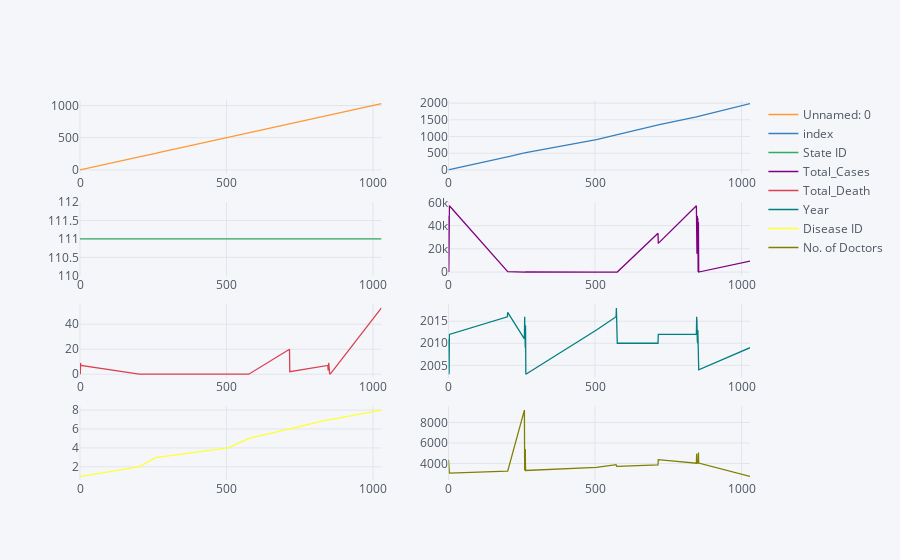
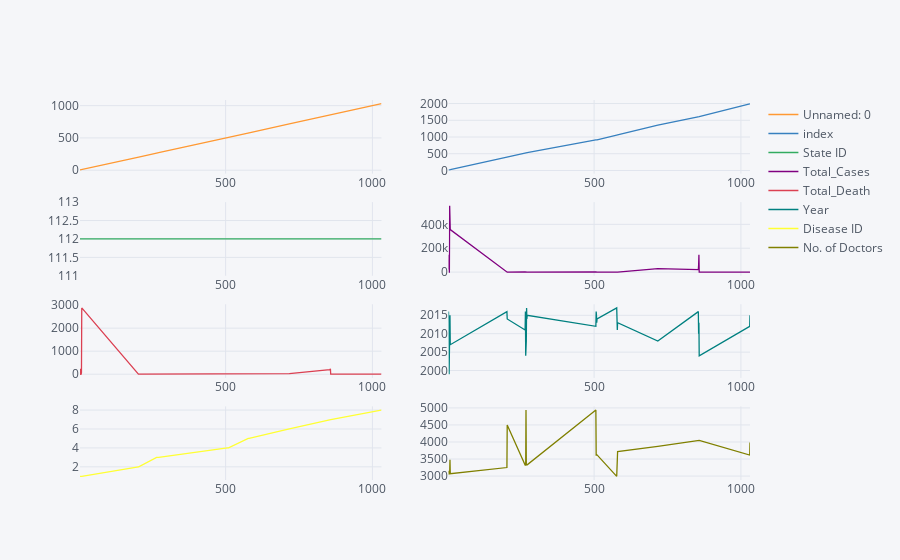
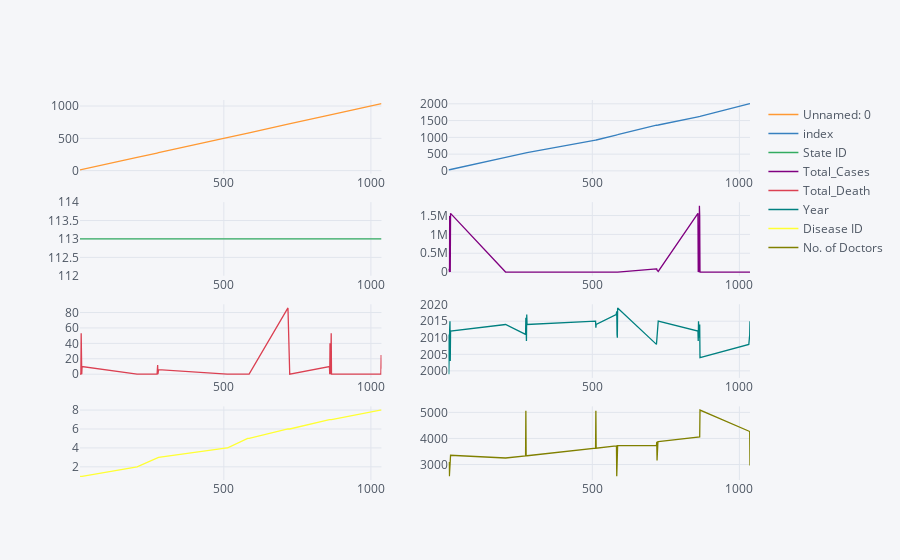
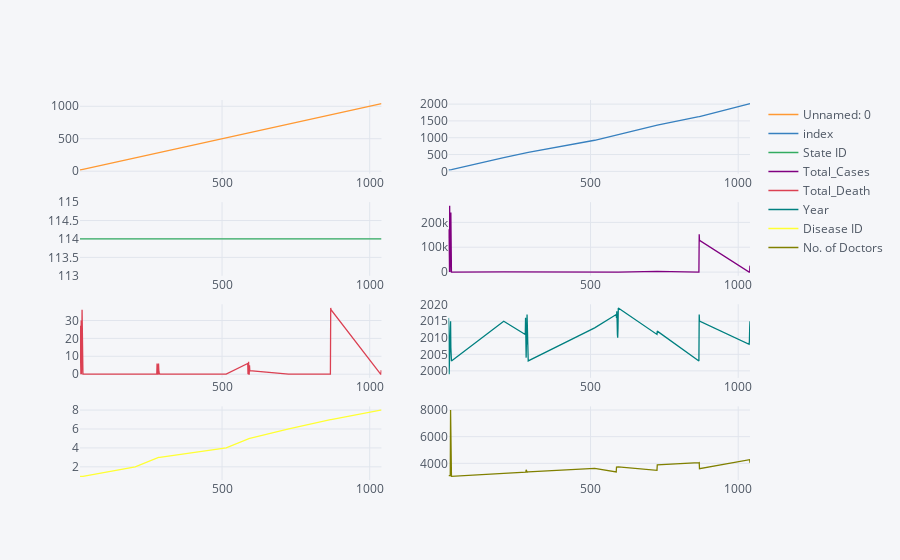

Notebook source saved alongside these figures, in order:
### Code cell
# df['States'].unique()
for state in df['State ID'].unique():
    
    df[df['State ID'] == state].iplot(kind='line',subplots=True)

### Figure 1 — Plotly figure (JSON) as saved in the notebook; plotly's stock layout.template omitted (floating-point values rounded to 4 significant figures)
{"data": [{"line": {"color": "rgba(255, 153, 51, 1.0)", "dash": "solid", "shape": "linear", "width": 1.3}, "mode": "lines", "name": "Unnamed: 0", "text": "", "type": "scatter", "uid": "ae5f58cd-4422-41cc-946e-b8526382158f", "x": [0, 1, 2, 3, 201, 202, 259, 260, 261, 262, 263, 264, 505, 572, 573, 574, 575, 576, 715, 716, 846, 847, 848, 849, 850, 851, 852, 853, 854, 1029], "xaxis": "x", "y": [0, 1, 2, 3, 201, 202, 259, 260, 261, 262, 263, 264, 505, 572, 573, 574, 575, 576, 715, 716, 846, 847, 848, 849, 850, 851, 852, 853, 854, 1029], "yaxis": "y"}, {"line": {"color": "rgba(55, 128, 191, 1.0)", "dash": "solid", "shape": "linear", "width": 1.3}, "mode": "lines", "name": "index", "text": "", "type": "scatter", "uid": "76bc8896-8ac4-4db9-992b-b80e05a46f95", "x": [0, 1, 2, 3, 201, 202, 259, 260, 261, 262, 263, 264, 505, 572, 573, 574, 575, 576, 715, 716, 846, 847, 848, 849, 850, 851, 852, 853, 854, 1029], "xaxis": "x2", "y": [0, 4, 12, 13, 393, 394, 508, 509, 510, 514, 518, 521, 910, 1051, 1052, 1053, 1054, 1055, 1347, 1349, 1586, 1588, 1589, 1590, 1591, 1592, 1595, 1596, 1597, 1982], "yaxis": "y2"}, {"line": {"color": "rgba(50, 171, 96, 1.0)", "dash": "solid", "shape": "linear", "width": 1.3}, "mode": "lines", "name": "State ID", "text": "", "type": "scatter", "uid": "f6633314-d801-4e60-9b24-50adc68f85b8", "x": [0, 1, 2, 3, 201, 202, 259, 260, 261, 262, 263, 264, 505, 572, 573, 574, 575, 576, 715, 716, 846, 847, 848, 849, 850, 851, 852, 853, 854, 1029], "xaxis": "x3", "y": [111, 111, 111, 111, 111, 111, 111, 111, 111, 111, 111, 111, 111, 111, 111, 111, 111, 111, 111, 111, 111, 111, 111, 111, 111, 111, 111, 111, 111, 111], "yaxis": "y3"}, {"line": {"color": "rgba(128, 0, 128, 1.0)", "dash": "solid", "shape": "linear", "width": 1.3}, "mode": "lines", "name": "Total_Cases", "text": "", "type": "scatter", "uid": "3dceaa68-c5eb-4865-a235-58fd91ca975d", "x": [0, 1, 2, 3, 201, 202, 259, 260, 261, 262, 263, 264, 505, 572, 573, 574, 575, 576, 715, 716, 846, 847, 848, 849, 850, 851, 852, 853, 854, 1029], "xaxis": "x4", "y": [48602, 0, 25978, 57088, 202, 400, 32, 0, 45, 0, 0, 205, 8, 0, 0, 0, 0, 0, 33393, 24699, 57088, 19537, 15840, 48602, 35804, 46643, 0, 43021, 0, 9457], "yaxis": "y4"}, {"line": {"color": "rgba(219, 64, 82, 1.0)", "dash": "solid", "shape": "linear", "width": 1.3}, "mode": "lines", "name": "Total_Death", "text": "", "type": "scatter", "uid": "952154e5-55c6-4a98-9bcf-a2bdbcfe908e", "x": [0, 1, 2, 3, 201, 202, 259, 260, 261, 262, 263, 264, 505, 572, 573, 574, 575, 576, 715, 716, 846, 847, 848, 849, 850, 851, 852, 853, 854, 1029], "xaxis": "x5", "y": [9, 0, 9, 7, 0, 0, 0, 0, 0, 0, 0, 0, 0, 0, 0, 0, 0, 0, 20, 2, 7, 3, 7, 9, 4, 4, 0, 1, 0, 53], "yaxis": "y5"}, {"line": {"color": "rgba(0, 128, 128, 1.0)", "dash": "solid", "shape": "linear", "width": 1.3}, "mode": "lines", "name": "Year", "text": "", "type": "scatter", "uid": "7ade2bb2-9d32-4c3c-978e-f4160dd9b923", "x": [0, 1, 2, 3, 201, 202, 259, 260, 261, 262, 263, 264, 505, 572, 573, 574, 575, 576, 715, 716, 846, 847, 848, 849, 850, 851, 852, 853, 854, 1029], "xaxis": "x6", "y": [2011, 2004, 2003, 2012, 2016, 2017, 2011, 2016, 2013, 2009, 2014, 2003, 2013, 2016, 2018, 2015, 2011, 2010, 2010, 2012, 2012, 2016, 2015, 2011, 2010, 2013, 2007, 2008, 2004, 2009], "yaxis": "y6"}, {"line": {"color": "rgba(255, 255, 51, 1.0)", "dash": "solid", "shape": "linear", "width": 1.3}, "mode": "lines", "name": "Disease ID", "text": "", "type": "scatter", "uid": "474452af-f474-42ca-9d70-801f6d5b1e3d", "x": [0, 1, 2, 3, 201, 202, 259, 260, 261, 262, 263, 264, 505, 572, 573, 574, 575, 576, 715, 716, 846, 847, 848, 849, 850, 851, 852, 853, 854, 1029], "xaxis": "x7", "y": [1, 1, 1, 1, 2, 2, 3, 3, 3, 3, 3, 3, 4, 5, 5, 5, 5, 5, 6, 6, 7, 7, 7, 7, 7, 7, 7, 7, 7, 8], "yaxis": "y7"}, {"line": {"color": "rgba(128, 128, 0, 1.0)", "dash": "solid", "shape": "linear", "width": 1.3}, "mode": "lines", "name": "No. of Doctors", "text": "", "type": "scatter", "uid": "cd5fb15f-02b9-455b-a91c-ab94c39a84b7", "x": [0, 1, 2, 3, 201, 202, 259, 260, 261, 262, 263, 264, 505, 572, 573, 574, 575, 576, 715, 716, 846, 847, 848, 849, 850, 851, 852, 853, 854, 1029], "xaxis": "x8", "y": [4370, 3059.0, 3727, 3060.0, 3247.0, 3249.0, 9218, 3315.0, 3317.0, 5415, 3318.0, 3320.0, 3616.0, 3882, 3705.0, 3707.0, 3708.0, 3710.0, 3867.0, 4370, 4027.0, 4938, 4028.0, 4030.0, 4032.0, 4034.0, 4036.0, 5064, 4038.0, 2748], "yaxis": "y8"}], "layout": {"legend": {"bgcolor": "#F5F6F9", "font": {"color": "#4D5663"}}, "paper_bgcolor": "#F5F6F9", "plot_bgcolor": "#F5F6F9", "title": {"font": {"color": "#4D5663"}}, "xaxis": {"anchor": "y", "domain": [0, 0.45], "gridcolor": "#E1E5ED", "showgrid": true, "tickfont": {"color": "#4D5663"}, "title": {"font": {"color": "#4D5663"}, "text": ""}, "zerolinecolor": "#E1E5ED"}, "xaxis2": {"anchor": "y2", "domain": [0.55, 1], "gridcolor": "#E1E5ED", "showgrid": true, "tickfont": {"color": "#4D5663"}, "title": {"font": {"color": "#4D5663"}, "text": ""}, "zerolinecolor": "#E1E5ED"}, "xaxis3": {"anchor": "y3", "domain": [0, 0.45], "gridcolor": "#E1E5ED", "showgrid": true, "tickfont": {"color": "#4D5663"}, "title": {"font": {"color": "#4D5663"}, "text": ""}, "zerolinecolor": "#E1E5ED"}, "xaxis4": {"anchor": "y4", "domain": [0.55, 1], "gridcolor": "#E1E5ED", "showgrid": true, "tickfont": {"color": "#4D5663"}, "title": {"font": {"color": "#4D5663"}, "text": ""}, "zerolinecolor": "#E1E5ED"}, "xaxis5": {"anchor": "y5", "domain": [0, 0.45], "gridcolor": "#E1E5ED", "showgrid": true, "tickfont": {"color": "#4D5663"}, "title": {"font": {"color": "#4D5663"}, "text": ""}, "zerolinecolor": "#E1E5ED"}, "xaxis6": {"anchor": "y6", "domain": [0.55, 1], "gridcolor": "#E1E5ED", "showgrid": true, "tickfont": {"color": "#4D5663"}, "title": {"font": {"color": "#4D5663"}, "text": ""}, "zerolinecolor": "#E1E5ED"}, "xaxis7": {"anchor": "y7", "domain": [0, 0.45], "gridcolor": "#E1E5ED", "showgrid": true, "tickfont": {"color": "#4D5663"}, "title": {"font": {"color": "#4D5663"}, "text": ""}, "zerolinecolor": "#E1E5ED"}, "xaxis8": {"anchor": "y8", "domain": [0.55, 1], "gridcolor": "#E1E5ED", "showgrid": true, "tickfont": {"color": "#4D5663"}, "title": {"font": {"color": "#4D5663"}, "text": ""}, "zerolinecolor": "#E1E5ED"}, "yaxis": {"anchor": "x", "domain": [0.8063, 1], "gridcolor": "#E1E5ED", "showgrid": true, "tickfont": {"color": "#4D5663"}, "title": {"font": {"color": "#4D5663"}, "text": ""}, "zerolinecolor": "#E1E5ED"}, "yaxis2": {"anchor": "x2", "domain": [0.8063, 1], "gridcolor": "#E1E5ED", "showgrid": true, "tickfont": {"color": "#4D5663"}, "title": {"font": {"color": "#4D5663"}, "text": ""}, "zerolinecolor": "#E1E5ED"}, "yaxis3": {"anchor": "x3", "domain": [0.5375, 0.7312], "gridcolor": "#E1E5ED", "showgrid": true, "tickfont": {"color": "#4D5663"}, "title": {"font": {"color": "#4D5663"}, "text": ""}, "zerolinecolor": "#E1E5ED"}, "yaxis4": {"anchor": "x4", "domain": [0.5375, 0.7312], "gridcolor": "#E1E5ED", "showgrid": true, "tickfont": {"color": "#4D5663"}, "title": {"font": {"color": "#4D5663"}, "text": ""}, "zerolinecolor": "#E1E5ED"}, "yaxis5": {"anchor": "x5", "domain": [0.2687, 0.4625], "gridcolor": "#E1E5ED", "showgrid": true, "tickfont": {"color": "#4D5663"}, "title": {"font": {"color": "#4D5663"}, "text": ""}, "zerolinecolor": "#E1E5ED"}, "yaxis6": {"anchor": "x6", "domain": [0.2687, 0.4625], "gridcolor": "#E1E5ED", "showgrid": true, "tickfont": {"color": "#4D5663"}, "title": {"font": {"color": "#4D5663"}, "text": ""}, "zerolinecolor": "#E1E5ED"}, "yaxis7": {"anchor": "x7", "domain": [0, 0.1938], "gridcolor": "#E1E5ED", "showgrid": true, "tickfont": {"color": "#4D5663"}, "title": {"font": {"color": "#4D5663"}, "text": ""}, "zerolinecolor": "#E1E5ED"}, "yaxis8": {"anchor": "x8", "domain": [0, 0.1938], "gridcolor": "#E1E5ED", "showgrid": true, "tickfont": {"color": "#4D5663"}, "title": {"font": {"color": "#4D5663"}, "text": ""}, "zerolinecolor": "#E1E5ED"}}}

### Figure 2 — Plotly figure (JSON) as saved in the notebook; plotly's stock layout.template omitted (floating-point values rounded to 4 significant figures)
{"data": [{"line": {"color": "rgba(255, 153, 51, 1.0)", "dash": "solid", "shape": "linear", "width": 1.3}, "mode": "lines", "name": "Unnamed: 0", "text": "", "type": "scatter", "uid": "a682a4ac-6713-4f97-9919-ec33311d8bda", "x": [4, 5, 6, 7, 8, 9, 10, 203, 204, 265, 266, 267, 268, 269, 270, 271, 272, 506, 507, 508, 509, 510, 577, 578, 579, 580, 717, 855, 856, 857, 858, 1030, 1031], "xaxis": "x", "y": [4, 5, 6, 7, 8, 9, 10, 203, 204, 265, 266, 267, 268, 269, 270, 271, 272, 506, 507, 508, 509, 510, 577, 578, 579, 580, 717, 855, 856, 857, 858, 1030, 1031], "yaxis": "y"}, {"line": {"color": "rgba(55, 128, 191, 1.0)", "dash": "solid", "shape": "linear", "width": 1.3}, "mode": "lines", "name": "index", "text": "", "type": "scatter", "uid": "72bb693b-6534-4984-a5a8-5505dc63c9dc", "x": [4, 5, 6, 7, 8, 9, 10, 203, 204, 265, 266, 267, 268, 269, 270, 271, 272, 506, 507, 508, 509, 510, 577, 578, 579, 580, 717, 855, 856, 857, 858, 1030, 1031], "xaxis": "x2", "y": [15, 16, 17, 18, 19, 23, 24, 397, 399, 522, 523, 527, 529, 530, 531, 532, 533, 912, 913, 914, 915, 916, 1059, 1060, 1064, 1066, 1353, 1601, 1604, 1605, 1610, 1993, 1996], "yaxis": "y2"}, {"line": {"color": "rgba(50, 171, 96, 1.0)", "dash": "solid", "shape": "linear", "width": 1.3}, "mode": "lines", "name": "State ID", "text": "", "type": "scatter", "uid": "1bffa71a-fbff-4e49-a715-065d4b5500dd", "x": [4, 5, 6, 7, 8, 9, 10, 203, 204, 265, 266, 267, 268, 269, 270, 271, 272, 506, 507, 508, 509, 510, 577, 578, 579, 580, 717, 855, 856, 857, 858, 1030, 1031], "xaxis": "x3", "y": [112, 112, 112, 112, 112, 112, 112, 112, 112, 112, 112, 112, 112, 112, 112, 112, 112, 112, 112, 112, 112, 112, 112, 112, 112, 112, 112, 112, 112, 112, 112, 112, 112], "yaxis": "y3"}, {"line": {"color": "rgba(128, 0, 128, 1.0)", "dash": "solid", "shape": "linear", "width": 1.3}, "mode": "lines", "name": "Total_Cases", "text": "", "type": "scatter", "uid": "01824792-a5ba-4cc9-a884-6f2fb760de63", "x": [4, 5, 6, 7, 8, 9, 10, 203, 204, 265, 266, 267, 268, 269, 270, 271, 272, 506, 507, 508, 509, 510, 577, 578, 579, 580, 717, 855, 856, 857, 858, 1030, 1031], "xaxis": "x4", "y": [20667, 145047, 0, 0, 555178, 20456, 355414, 599, 24, 894, 0, 0, 149, 0, 3162, 547, 192, 1665, 0, 0, 0, 0, 199, 0, 0, 0, 29146, 20667, 56547, 145047, 0, 1520, 267], "yaxis": "y4"}, {"line": {"color": "rgba(219, 64, 82, 1.0)", "dash": "solid", "shape": "linear", "width": 1.3}, "mode": "lines", "name": "Total_Death", "text": "", "type": "scatter", "uid": "beb0ded0-94e0-4590-8f56-459e9b6897c9", "x": [4, 5, 6, 7, 8, 9, 10, 203, 204, 265, 266, 267, 268, 269, 270, 271, 272, 506, 507, 508, 509, 510, 577, 578, 579, 580, 717, 855, 856, 857, 858, 1030, 1031], "xaxis": "x5", "y": [200, 232, 0, 0, 3, 81, 2877, 0, 0, 0, 0, 0, 0, 0, 0, 17, 0, 0, 0, 0, 0, 0, 5, 0, 0, 0, 27, 200, 0, 232, 0, 4, 1], "yaxis": "y5"}, {"line": {"color": "rgba(0, 128, 128, 1.0)", "dash": "solid", "shape": "linear", "width": 1.3}, "mode": "lines", "name": "Year", "text": "", "type": "scatter", "uid": "7d2f0358-a9b5-4c6a-8597-e795c9f4631c", "x": [4, 5, 6, 7, 8, 9, 10, 203, 204, 265, 266, 267, 268, 269, 270, 271, 272, 506, 507, 508, 509, 510, 577, 578, 579, 580, 717, 855, 856, 857, 858, 1030, 1031], "xaxis": "x6", "y": [2016, 2013, 1999, 2004, 2009, 2015, 2007, 2016, 2014, 2011, 2016, 2004, 2010, 2008, 2017, 2014, 2015, 2012, 2016, 2015, 2013, 2014, 2017, 2012, 2011, 2013, 2008, 2016, 2010, 2013, 2004, 2012, 2015], "yaxis": "y6"}, {"line": {"color": "rgba(255, 255, 51, 1.0)", "dash": "solid", "shape": "linear", "width": 1.3}, "mode": "lines", "name": "Disease ID", "text": "", "type": "scatter", "uid": "61f234cc-a7ef-4374-b94a-c1b5a112b6b4", "x": [4, 5, 6, 7, 8, 9, 10, 203, 204, 265, 266, 267, 268, 269, 270, 271, 272, 506, 507, 508, 509, 510, 577, 578, 579, 580, 717, 855, 856, 857, 858, 1030, 1031], "xaxis": "x7", "y": [1, 1, 1, 1, 1, 1, 1, 2, 2, 3, 3, 3, 3, 3, 3, 3, 3, 4, 4, 4, 4, 4, 5, 5, 5, 5, 6, 7, 7, 7, 7, 8, 8], "yaxis": "y7"}, {"line": {"color": "rgba(128, 128, 0, 1.0)", "dash": "solid", "shape": "linear", "width": 1.3}, "mode": "lines", "name": "No. of Doctors", "text": "", "type": "scatter", "uid": "ca4308eb-cfe3-436b-a8b1-80fefa4fb5fa", "x": [4, 5, 6, 7, 8, 9, 10, 203, 204, 265, 266, 267, 268, 269, 270, 271, 272, 506, 507, 508, 509, 510, 577, 578, 579, 580, 717, 855, 856, 857, 858, 1030, 1031], "xaxis": "x8", "y": [3157, 3062.0, 3063.0, 3064.0, 3066.0, 3476, 3067.0, 3250.0, 4498, 3321.0, 3323.0, 3324.0, 4938, 3326.0, 3327.0, 3329.0, 3330.0, 4938, 3618.0, 3619.0, 3621.0, 3623.0, 2992, 3712.0, 3713.0, 3715.0, 3869.0, 4039.0, 4041.0, 4043.0, 4045.0, 3615, 3988], "yaxis": "y8"}], "layout": {"legend": {"bgcolor": "#F5F6F9", "font": {"color": "#4D5663"}}, "paper_bgcolor": "#F5F6F9", "plot_bgcolor": "#F5F6F9", "title": {"font": {"color": "#4D5663"}}, "xaxis": {"anchor": "y", "domain": [0, 0.45], "gridcolor": "#E1E5ED", "showgrid": true, "tickfont": {"color": "#4D5663"}, "title": {"font": {"color": "#4D5663"}, "text": ""}, "zerolinecolor": "#E1E5ED"}, "xaxis2": {"anchor": "y2", "domain": [0.55, 1], "gridcolor": "#E1E5ED", "showgrid": true, "tickfont": {"color": "#4D5663"}, "title": {"font": {"color": "#4D5663"}, "text": ""}, "zerolinecolor": "#E1E5ED"}, "xaxis3": {"anchor": "y3", "domain": [0, 0.45], "gridcolor": "#E1E5ED", "showgrid": true, "tickfont": {"color": "#4D5663"}, "title": {"font": {"color": "#4D5663"}, "text": ""}, "zerolinecolor": "#E1E5ED"}, "xaxis4": {"anchor": "y4", "domain": [0.55, 1], "gridcolor": "#E1E5ED", "showgrid": true, "tickfont": {"color": "#4D5663"}, "title": {"font": {"color": "#4D5663"}, "text": ""}, "zerolinecolor": "#E1E5ED"}, "xaxis5": {"anchor": "y5", "domain": [0, 0.45], "gridcolor": "#E1E5ED", "showgrid": true, "tickfont": {"color": "#4D5663"}, "title": {"font": {"color": "#4D5663"}, "text": ""}, "zerolinecolor": "#E1E5ED"}, "xaxis6": {"anchor": "y6", "domain": [0.55, 1], "gridcolor": "#E1E5ED", "showgrid": true, "tickfont": {"color": "#4D5663"}, "title": {"font": {"color": "#4D5663"}, "text": ""}, "zerolinecolor": "#E1E5ED"}, "xaxis7": {"anchor": "y7", "domain": [0, 0.45], "gridcolor": "#E1E5ED", "showgrid": true, "tickfont": {"color": "#4D5663"}, "title": {"font": {"color": "#4D5663"}, "text": ""}, "zerolinecolor": "#E1E5ED"}, "xaxis8": {"anchor": "y8", "domain": [0.55, 1], "gridcolor": "#E1E5ED", "showgrid": true, "tickfont": {"color": "#4D5663"}, "title": {"font": {"color": "#4D5663"}, "text": ""}, "zerolinecolor": "#E1E5ED"}, "yaxis": {"anchor": "x", "domain": [0.8063, 1], "gridcolor": "#E1E5ED", "showgrid": true, "tickfont": {"color": "#4D5663"}, "title": {"font": {"color": "#4D5663"}, "text": ""}, "zerolinecolor": "#E1E5ED"}, "yaxis2": {"anchor": "x2", "domain": [0.8063, 1], "gridcolor": "#E1E5ED", "showgrid": true, "tickfont": {"color": "#4D5663"}, "title": {"font": {"color": "#4D5663"}, "text": ""}, "zerolinecolor": "#E1E5ED"}, "yaxis3": {"anchor": "x3", "domain": [0.5375, 0.7312], "gridcolor": "#E1E5ED", "showgrid": true, "tickfont": {"color": "#4D5663"}, "title": {"font": {"color": "#4D5663"}, "text": ""}, "zerolinecolor": "#E1E5ED"}, "yaxis4": {"anchor": "x4", "domain": [0.5375, 0.7312], "gridcolor": "#E1E5ED", "showgrid": true, "tickfont": {"color": "#4D5663"}, "title": {"font": {"color": "#4D5663"}, "text": ""}, "zerolinecolor": "#E1E5ED"}, "yaxis5": {"anchor": "x5", "domain": [0.2687, 0.4625], "gridcolor": "#E1E5ED", "showgrid": true, "tickfont": {"color": "#4D5663"}, "title": {"font": {"color": "#4D5663"}, "text": ""}, "zerolinecolor": "#E1E5ED"}, "yaxis6": {"anchor": "x6", "domain": [0.2687, 0.4625], "gridcolor": "#E1E5ED", "showgrid": true, "tickfont": {"color": "#4D5663"}, "title": {"font": {"color": "#4D5663"}, "text": ""}, "zerolinecolor": "#E1E5ED"}, "yaxis7": {"anchor": "x7", "domain": [0, 0.1938], "gridcolor": "#E1E5ED", "showgrid": true, "tickfont": {"color": "#4D5663"}, "title": {"font": {"color": "#4D5663"}, "text": ""}, "zerolinecolor": "#E1E5ED"}, "yaxis8": {"anchor": "x8", "domain": [0, 0.1938], "gridcolor": "#E1E5ED", "showgrid": true, "tickfont": {"color": "#4D5663"}, "title": {"font": {"color": "#4D5663"}, "text": ""}, "zerolinecolor": "#E1E5ED"}}}

### Figure 3 — Plotly figure (JSON) as saved in the notebook; plotly's stock layout.template omitted (floating-point values rounded to 4 significant figures)
{"data": [{"line": {"color": "rgba(255, 153, 51, 1.0)", "dash": "solid", "shape": "linear", "width": 1.3}, "mode": "lines", "name": "Unnamed: 0", "text": "", "type": "scatter", "uid": "7ca9d928-780a-45ea-88aa-bfa194be2937", "x": [11, 12, 13, 14, 15, 16, 17, 18, 205, 273, 274, 275, 276, 277, 278, 511, 512, 513, 581, 582, 583, 584, 585, 586, 718, 719, 720, 721, 722, 723, 724, 859, 860, 861, 862, 863, 864, 865, 866, 1032, 1033, 1034, 1035, 1036], "xaxis": "x", "y": [11, 12, 13, 14, 15, 16, 17, 18, 205, 273, 274, 275, 276, 277, 278, 511, 512, 513, 581, 582, 583, 584, 585, 586, 718, 719, 720, 721, 722, 723, 724, 859, 860, 861, 862, 863, 864, 865, 866, 1032, 1033, 1034, 1035, 1036], "yaxis": "y"}, {"line": {"color": "rgba(55, 128, 191, 1.0)", "dash": "solid", "shape": "linear", "width": 1.3}, "mode": "lines", "name": "index", "text": "", "type": "scatter", "uid": "14cb8577-91b7-4067-ac7a-89b520f31071", "x": [11, 12, 13, 14, 15, 16, 17, 18, 205, 273, 274, 275, 276, 277, 278, 511, 512, 513, 581, 582, 583, 584, 585, 586, 718, 719, 720, 721, 722, 723, 724, 859, 860, 861, 862, 863, 864, 865, 866, 1032, 1033, 1034, 1035, 1036], "xaxis": "x2", "y": [28, 31, 32, 34, 36, 37, 40, 41, 403, 536, 537, 538, 542, 545, 546, 919, 920, 921, 1069, 1070, 1072, 1074, 1075, 1078, 1361, 1362, 1364, 1365, 1366, 1367, 1368, 1613, 1614, 1616, 1617, 1618, 1619, 1620, 1624, 1997, 1998, 1999, 2000, 2004], "yaxis": "y2"}, {"line": {"color": "rgba(50, 171, 96, 1.0)", "dash": "solid", "shape": "linear", "width": 1.3}, "mode": "lines", "name": "State ID", "text": "", "type": "scatter", "uid": "a1420f21-9227-4561-95c9-4a1de512d074", "x": [11, 12, 13, 14, 15, 16, 17, 18, 205, 273, 274, 275, 276, 277, 278, 511, 512, 513, 581, 582, 583, 584, 585, 586, 718, 719, 720, 721, 722, 723, 724, 859, 860, 861, 862, 863, 864, 865, 866, 1032, 1033, 1034, 1035, 1036], "xaxis": "x3", "y": [113, 113, 113, 113, 113, 113, 113, 113, 113, 113, 113, 113, 113, 113, 113, 113, 113, 113, 113, 113, 113, 113, 113, 113, 113, 113, 113, 113, 113, 113, 113, 113, 113, 113, 113, 113, 113, 113, 113, 113, 113, 113, 113, 113], "yaxis": "y3"}, {"line": {"color": "rgba(128, 0, 128, 1.0)", "dash": "solid", "shape": "linear", "width": 1.3}, "mode": "lines", "name": "Total_Cases", "text": "", "type": "scatter", "uid": "743a4adf-b257-40d0-9d0f-8909ce7c661a", "x": [11, 12, 13, 14, 15, 16, 17, 18, 205, 273, 274, 275, 276, 277, 278, 511, 512, 513, 581, 582, 583, 584, 585, 586, 718, 719, 720, 721, 722, 723, 724, 859, 860, 861, 862, 863, 864, 865, 866, 1032, 1033, 1034, 1035, 1036], "xaxis": "x4", "y": [87486, 0, 0, 0, 1488744, 1223078, 0, 1558212, 519, 308, 48, 167, 0, 39, 178, 493, 1046, 556, 26, 0, 1, 1, 0, 35, 83939, 91413, 47397, 29999, 19542, 14540, 15555, 1558212, 0, 1223078, 87486, 0, 1758655, 1488744, 0, 2175, 7770, 312, 2557, 917], "yaxis": "y4"}, {"line": {"color": "rgba(219, 64, 82, 1.0)", "dash": "solid", "shape": "linear", "width": 1.3}, "mode": "lines", "name": "Total_Death", "text": "", "type": "scatter", "uid": "546ca420-64f2-4b6f-9764-d0f55344386a", "x": [11, 12, 13, 14, 15, 16, 17, 18, 205, 273, 274, 275, 276, 277, 278, 511, 512, 513, 581, 582, 583, 584, 585, 586, 718, 719, 720, 721, 722, 723, 724, 859, 860, 861, 862, 863, 864, 865, 866, 1032, 1033, 1034, 1035, 1036], "xaxis": "x5", "y": [0, 0, 0, 0, 53, 40, 0, 10, 0, 0, 6, 12, 0, 4, 6, 0, 0, 0, 0, 0, 0, 0, 0, 0, 86, 63, 45, 13, 7, 11, 0, 10, 0, 40, 0, 0, 20, 53, 0, 0, 0, 0, 25, 7], "yaxis": "y5"}, {"line": {"color": "rgba(0, 128, 128, 1.0)", "dash": "solid", "shape": "linear", "width": 1.3}, "mode": "lines", "name": "Year", "text": "", "type": "scatter", "uid": "7ff11034-cc64-4456-9aee-7208ee226f7c", "x": [11, 12, 13, 14, 15, 16, 17, 18, 205, 273, 274, 275, 276, 277, 278, 511, 512, 513, 581, 582, 583, 584, 585, 586, 718, 719, 720, 721, 722, 723, 724, 859, 860, 861, 862, 863, 864, 865, 866, 1032, 1033, 1034, 1035, 1036], "xaxis": "x6", "y": [2011, 1999, 2004, 2010, 2014, 2015, 2003, 2012, 2014, 2011, 2016, 2013, 2009, 2017, 2014, 2015, 2013, 2014, 2017, 2012, 2018, 2011, 2010, 2019, 2008, 2009, 2011, 2012, 2013, 2014, 2015, 2012, 2009, 2015, 2011, 2010, 2013, 2014, 2004, 2008, 2009, 2010, 2011, 2015], "yaxis": "y6"}, {"line": {"color": "rgba(255, 255, 51, 1.0)", "dash": "solid", "shape": "linear", "width": 1.3}, "mode": "lines", "name": "Disease ID", "text": "", "type": "scatter", "uid": "71b07e60-ce37-4265-8e0a-f8454477fbbd", "x": [11, 12, 13, 14, 15, 16, 17, 18, 205, 273, 274, 275, 276, 277, 278, 511, 512, 513, 581, 582, 583, 584, 585, 586, 718, 719, 720, 721, 722, 723, 724, 859, 860, 861, 862, 863, 864, 865, 866, 1032, 1033, 1034, 1035, 1036], "xaxis": "x7", "y": [1, 1, 1, 1, 1, 1, 1, 1, 2, 3, 3, 3, 3, 3, 3, 4, 4, 4, 5, 5, 5, 5, 5, 5, 6, 6, 6, 6, 6, 6, 6, 7, 7, 7, 7, 7, 7, 7, 7, 8, 8, 8, 8, 8], "yaxis": "y7"}, {"line": {"color": "rgba(128, 128, 0, 1.0)", "dash": "solid", "shape": "linear", "width": 1.3}, "mode": "lines", "name": "No. of Doctors", "text": "", "type": "scatter", "uid": "afe97f72-f952-44ec-87eb-eb1a0d52104c", "x": [11, 12, 13, 14, 15, 16, 17, 18, 205, 273, 274, 275, 276, 277, 278, 511, 512, 513, 581, 582, 583, 584, 585, 586, 718, 719, 720, 721, 722, 723, 724, 859, 860, 861, 862, 863, 864, 865, 866, 1032, 1033, 1034, 1035, 1036], "xaxis": "x8", "y": [3068.0, 3070.0, 3071.0, 2549, 3073.0, 3074.0, 3075.0, 3355, 3252.0, 3332.0, 5064, 3333.0, 3335.0, 3336.0, 3338.0, 3624.0, 5064, 3626.0, 3717.0, 3718.0, 2549, 3720.0, 3722.0, 3723.0, 3727, 3870.0, 3157, 3872.0, 3874.0, 3876.0, 3877.0, 4047.0, 4048.0, 4050.0, 4052.0, 4054.0, 4056.0, 4058.0, 5088, 4260.0, 4262.0, 4263.0, 4265.0, 2959], "yaxis": "y8"}], "layout": {"legend": {"bgcolor": "#F5F6F9", "font": {"color": "#4D5663"}}, "paper_bgcolor": "#F5F6F9", "plot_bgcolor": "#F5F6F9", "title": {"font": {"color": "#4D5663"}}, "xaxis": {"anchor": "y", "domain": [0, 0.45], "gridcolor": "#E1E5ED", "showgrid": true, "tickfont": {"color": "#4D5663"}, "title": {"font": {"color": "#4D5663"}, "text": ""}, "zerolinecolor": "#E1E5ED"}, "xaxis2": {"anchor": "y2", "domain": [0.55, 1], "gridcolor": "#E1E5ED", "showgrid": true, "tickfont": {"color": "#4D5663"}, "title": {"font": {"color": "#4D5663"}, "text": ""}, "zerolinecolor": "#E1E5ED"}, "xaxis3": {"anchor": "y3", "domain": [0, 0.45], "gridcolor": "#E1E5ED", "showgrid": true, "tickfont": {"color": "#4D5663"}, "title": {"font": {"color": "#4D5663"}, "text": ""}, "zerolinecolor": "#E1E5ED"}, "xaxis4": {"anchor": "y4", "domain": [0.55, 1], "gridcolor": "#E1E5ED", "showgrid": true, "tickfont": {"color": "#4D5663"}, "title": {"font": {"color": "#4D5663"}, "text": ""}, "zerolinecolor": "#E1E5ED"}, "xaxis5": {"anchor": "y5", "domain": [0, 0.45], "gridcolor": "#E1E5ED", "showgrid": true, "tickfont": {"color": "#4D5663"}, "title": {"font": {"color": "#4D5663"}, "text": ""}, "zerolinecolor": "#E1E5ED"}, "xaxis6": {"anchor": "y6", "domain": [0.55, 1], "gridcolor": "#E1E5ED", "showgrid": true, "tickfont": {"color": "#4D5663"}, "title": {"font": {"color": "#4D5663"}, "text": ""}, "zerolinecolor": "#E1E5ED"}, "xaxis7": {"anchor": "y7", "domain": [0, 0.45], "gridcolor": "#E1E5ED", "showgrid": true, "tickfont": {"color": "#4D5663"}, "title": {"font": {"color": "#4D5663"}, "text": ""}, "zerolinecolor": "#E1E5ED"}, "xaxis8": {"anchor": "y8", "domain": [0.55, 1], "gridcolor": "#E1E5ED", "showgrid": true, "tickfont": {"color": "#4D5663"}, "title": {"font": {"color": "#4D5663"}, "text": ""}, "zerolinecolor": "#E1E5ED"}, "yaxis": {"anchor": "x", "domain": [0.8063, 1], "gridcolor": "#E1E5ED", "showgrid": true, "tickfont": {"color": "#4D5663"}, "title": {"font": {"color": "#4D5663"}, "text": ""}, "zerolinecolor": "#E1E5ED"}, "yaxis2": {"anchor": "x2", "domain": [0.8063, 1], "gridcolor": "#E1E5ED", "showgrid": true, "tickfont": {"color": "#4D5663"}, "title": {"font": {"color": "#4D5663"}, "text": ""}, "zerolinecolor": "#E1E5ED"}, "yaxis3": {"anchor": "x3", "domain": [0.5375, 0.7312], "gridcolor": "#E1E5ED", "showgrid": true, "tickfont": {"color": "#4D5663"}, "title": {"font": {"color": "#4D5663"}, "text": ""}, "zerolinecolor": "#E1E5ED"}, "yaxis4": {"anchor": "x4", "domain": [0.5375, 0.7312], "gridcolor": "#E1E5ED", "showgrid": true, "tickfont": {"color": "#4D5663"}, "title": {"font": {"color": "#4D5663"}, "text": ""}, "zerolinecolor": "#E1E5ED"}, "yaxis5": {"anchor": "x5", "domain": [0.2687, 0.4625], "gridcolor": "#E1E5ED", "showgrid": true, "tickfont": {"color": "#4D5663"}, "title": {"font": {"color": "#4D5663"}, "text": ""}, "zerolinecolor": "#E1E5ED"}, "yaxis6": {"anchor": "x6", "domain": [0.2687, 0.4625], "gridcolor": "#E1E5ED", "showgrid": true, "tickfont": {"color": "#4D5663"}, "title": {"font": {"color": "#4D5663"}, "text": ""}, "zerolinecolor": "#E1E5ED"}, "yaxis7": {"anchor": "x7", "domain": [0, 0.1938], "gridcolor": "#E1E5ED", "showgrid": true, "tickfont": {"color": "#4D5663"}, "title": {"font": {"color": "#4D5663"}, "text": ""}, "zerolinecolor": "#E1E5ED"}, "yaxis8": {"anchor": "x8", "domain": [0, 0.1938], "gridcolor": "#E1E5ED", "showgrid": true, "tickfont": {"color": "#4D5663"}, "title": {"font": {"color": "#4D5663"}, "text": ""}, "zerolinecolor": "#E1E5ED"}}}

### Figure 4 — Plotly figure (JSON) as saved in the notebook; plotly's stock layout.template omitted (floating-point values rounded to 4 significant figures)
{"data": [{"line": {"color": "rgba(255, 153, 51, 1.0)", "dash": "solid", "shape": "linear", "width": 1.3}, "mode": "lines", "name": "Unnamed: 0", "text": "", "type": "scatter", "uid": "3455a9e3-b0dd-4ac1-96e9-89528e2625a4", "x": [19, 20, 21, 22, 23, 24, 25, 26, 27, 28, 29, 206, 279, 280, 281, 282, 283, 284, 285, 286, 287, 288, 289, 514, 587, 588, 589, 590, 591, 592, 593, 594, 725, 726, 867, 868, 869, 1037, 1038, 1039, 1040], "xaxis": "x", "y": [19, 20, 21, 22, 23, 24, 25, 26, 27, 28, 29, 206, 279, 280, 281, 282, 283, 284, 285, 286, 287, 288, 289, 514, 587, 588, 589, 590, 591, 592, 593, 594, 725, 726, 867, 868, 869, 1037, 1038, 1039, 1040], "yaxis": "y"}, {"line": {"color": "rgba(55, 128, 191, 1.0)", "dash": "solid", "shape": "linear", "width": 1.3}, "mode": "lines", "name": "index", "text": "", "type": "scatter", "uid": "750ae2c5-5340-47ab-9894-81f69e3d2b1e", "x": [19, 20, 21, 22, 23, 24, 25, 26, 27, 28, 29, 206, 279, 280, 281, 282, 283, 284, 285, 286, 287, 288, 289, 514, 587, 588, 589, 590, 591, 592, 593, 594, 725, 726, 867, 868, 869, 1037, 1038, 1039, 1040], "xaxis": "x2", "y": [43, 44, 45, 46, 47, 48, 50, 51, 52, 53, 54, 408, 550, 551, 552, 555, 557, 558, 559, 560, 561, 562, 563, 925, 1079, 1081, 1082, 1083, 1084, 1085, 1086, 1088, 1372, 1373, 1625, 1626, 1630, 2005, 2006, 2010, 2012], "yaxis": "y2"}, {"line": {"color": "rgba(50, 171, 96, 1.0)", "dash": "solid", "shape": "linear", "width": 1.3}, "mode": "lines", "name": "State ID", "text": "", "type": "scatter", "uid": "678c6a41-dde6-41c3-bf6a-6d2459eff071", "x": [19, 20, 21, 22, 23, 24, 25, 26, 27, 28, 29, 206, 279, 280, 281, 282, 283, 284, 285, 286, 287, 288, 289, 514, 587, 588, 589, 590, 591, 592, 593, 594, 725, 726, 867, 868, 869, 1037, 1038, 1039, 1040], "xaxis": "x3", "y": [114, 114, 114, 114, 114, 114, 114, 114, 114, 114, 114, 114, 114, 114, 114, 114, 114, 114, 114, 114, 114, 114, 114, 114, 114, 114, 114, 114, 114, 114, 114, 114, 114, 114, 114, 114, 114, 114, 114, 114, 114], "yaxis": "y3"}, {"line": {"color": "rgba(128, 0, 128, 1.0)", "dash": "solid", "shape": "linear", "width": 1.3}, "mode": "lines", "name": "Total_Cases", "text": "", "type": "scatter", "uid": "1dd2774f-d373-4ce2-bd57-e8d4e9aa5724", "x": [19, 20, 21, 22, 23, 24, 25, 26, 27, 28, 29, 206, 279, 280, 281, 282, 283, 284, 285, 286, 287, 288, 289, 514, 587, 588, 589, 590, 591, 592, 593, 594, 725, 726, 867, 868, 869, 1037, 1038, 1039, 1040], "xaxis": "x4", "y": [171977, 100541, 0, 0, 266555, 0, 109081, 127479, 239128, 132276, 0, 438, 4, 29, 4, 0, 0, 197, 20, 15, 23, 233, 0, 393, 63, 6, 4, 23, 0, 75, 37, 47, 2643, 2605, 0, 152454, 127479, 0, 0, 6736, 25808], "yaxis": "y4"}, {"line": {"color": "rgba(219, 64, 82, 1.0)", "dash": "solid", "shape": "linear", "width": 1.3}, "mode": "lines", "name": "Total_Death", "text": "", "type": "scatter", "uid": "06ed271e-9744-46a8-bf5b-2843f8b96417", "x": [19, 20, 21, 22, 23, 24, 25, 26, 27, 28, 29, 206, 279, 280, 281, 282, 283, 284, 285, 286, 287, 288, 289, 514, 587, 588, 589, 590, 591, 592, 593, 594, 725, 726, 867, 868, 869, 1037, 1038, 1039, 1040], "xaxis": "x5", "y": [27, 0, 0, 0, 30, 0, 8, 36, 13, 25, 0, 0, 0, 6, 1, 0, 0, 0, 6, 2, 1, 0, 0, 0, 6, 0, 2, 7, 0, 0, 5, 2, 0, 0, 0, 37, 36, 0, 0, 2, 2], "yaxis": "y5"}, {"line": {"color": "rgba(0, 128, 128, 1.0)", "dash": "solid", "shape": "linear", "width": 1.3}, "mode": "lines", "name": "Year", "text": "", "type": "scatter", "uid": "b5b9b6cf-b366-4f13-9ec3-354342c698c6", "x": [19, 20, 21, 22, 23, 24, 25, 26, 27, 28, 29, 206, 279, 280, 281, 282, 283, 284, 285, 286, 287, 288, 289, 514, 587, 588, 589, 590, 591, 592, 593, 594, 725, 726, 867, 868, 869, 1037, 1038, 1039, 1040], "xaxis": "x6", "y": [2016, 2013, 1999, 2004, 2009, 2010, 2014, 2015, 2007, 2006, 2003, 2015, 2011, 2016, 2013, 2004, 2010, 2008, 2017, 2014, 2015, 2007, 2003, 2013, 2017, 2016, 2018, 2015, 2011, 2010, 2013, 2019, 2011, 2012, 2003, 2017, 2015, 2008, 2009, 2013, 2015], "yaxis": "y6"}, {"line": {"color": "rgba(255, 255, 51, 1.0)", "dash": "solid", "shape": "linear", "width": 1.3}, "mode": "lines", "name": "Disease ID", "text": "", "type": "scatter", "uid": "448828c4-eb1a-433f-addc-6d17dd26883c", "x": [19, 20, 21, 22, 23, 24, 25, 26, 27, 28, 29, 206, 279, 280, 281, 282, 283, 284, 285, 286, 287, 288, 289, 514, 587, 588, 589, 590, 591, 592, 593, 594, 725, 726, 867, 868, 869, 1037, 1038, 1039, 1040], "xaxis": "x7", "y": [1, 1, 1, 1, 1, 1, 1, 1, 1, 1, 1, 2, 3, 3, 3, 3, 3, 3, 3, 3, 3, 3, 3, 4, 5, 5, 5, 5, 5, 5, 5, 5, 6, 6, 7, 7, 7, 8, 8, 8, 8], "yaxis": "y7"}, {"line": {"color": "rgba(128, 128, 0, 1.0)", "dash": "solid", "shape": "linear", "width": 1.3}, "mode": "lines", "name": "No. of Doctors", "text": "", "type": "scatter", "uid": "cfeca0a1-4889-4899-8ec7-7a4cc1cc5618", "x": [19, 20, 21, 22, 23, 24, 25, 26, 27, 28, 29, 206, 279, 280, 281, 282, 283, 284, 285, 286, 287, 288, 289, 514, 587, 588, 589, 590, 591, 592, 593, 594, 725, 726, 867, 868, 869, 1037, 1038, 1039, 1040], "xaxis": "x8", "y": [3077.0, 3078.0, 3080.0, 3081.0, 3082.0, 3084.0, 3085.0, 7997, 3086.0, 3088.0, 3025, 3253.0, 3339.0, 3341.0, 3342.0, 3521, 3344.0, 3345.0, 3347.0, 3348.0, 3350.0, 3351.0, 3353.0, 3628.0, 3355, 3725.0, 3727.0, 3728.0, 3730.0, 3732.0, 3734.0, 3735.0, 3476, 3879.0, 4059.0, 4061.0, 3593, 4267.0, 4269.0, 4271.0, 4035], "yaxis": "y8"}], "layout": {"legend": {"bgcolor": "#F5F6F9", "font": {"color": "#4D5663"}}, "paper_bgcolor": "#F5F6F9", "plot_bgcolor": "#F5F6F9", "title": {"font": {"color": "#4D5663"}}, "xaxis": {"anchor": "y", "domain": [0, 0.45], "gridcolor": "#E1E5ED", "showgrid": true, "tickfont": {"color": "#4D5663"}, "title": {"font": {"color": "#4D5663"}, "text": ""}, "zerolinecolor": "#E1E5ED"}, "xaxis2": {"anchor": "y2", "domain": [0.55, 1], "gridcolor": "#E1E5ED", "showgrid": true, "tickfont": {"color": "#4D5663"}, "title": {"font": {"color": "#4D5663"}, "text": ""}, "zerolinecolor": "#E1E5ED"}, "xaxis3": {"anchor": "y3", "domain": [0, 0.45], "gridcolor": "#E1E5ED", "showgrid": true, "tickfont": {"color": "#4D5663"}, "title": {"font": {"color": "#4D5663"}, "text": ""}, "zerolinecolor": "#E1E5ED"}, "xaxis4": {"anchor": "y4", "domain": [0.55, 1], "gridcolor": "#E1E5ED", "showgrid": true, "tickfont": {"color": "#4D5663"}, "title": {"font": {"color": "#4D5663"}, "text": ""}, "zerolinecolor": "#E1E5ED"}, "xaxis5": {"anchor": "y5", "domain": [0, 0.45], "gridcolor": "#E1E5ED", "showgrid": true, "tickfont": {"color": "#4D5663"}, "title": {"font": {"color": "#4D5663"}, "text": ""}, "zerolinecolor": "#E1E5ED"}, "xaxis6": {"anchor": "y6", "domain": [0.55, 1], "gridcolor": "#E1E5ED", "showgrid": true, "tickfont": {"color": "#4D5663"}, "title": {"font": {"color": "#4D5663"}, "text": ""}, "zerolinecolor": "#E1E5ED"}, "xaxis7": {"anchor": "y7", "domain": [0, 0.45], "gridcolor": "#E1E5ED", "showgrid": true, "tickfont": {"color": "#4D5663"}, "title": {"font": {"color": "#4D5663"}, "text": ""}, "zerolinecolor": "#E1E5ED"}, "xaxis8": {"anchor": "y8", "domain": [0.55, 1], "gridcolor": "#E1E5ED", "showgrid": true, "tickfont": {"color": "#4D5663"}, "title": {"font": {"color": "#4D5663"}, "text": ""}, "zerolinecolor": "#E1E5ED"}, "yaxis": {"anchor": "x", "domain": [0.8063, 1], "gridcolor": "#E1E5ED", "showgrid": true, "tickfont": {"color": "#4D5663"}, "title": {"font": {"color": "#4D5663"}, "text": ""}, "zerolinecolor": "#E1E5ED"}, "yaxis2": {"anchor": "x2", "domain": [0.8063, 1], "gridcolor": "#E1E5ED", "showgrid": true, "tickfont": {"color": "#4D5663"}, "title": {"font": {"color": "#4D5663"}, "text": ""}, "zerolinecolor": "#E1E5ED"}, "yaxis3": {"anchor": "x3", "domain": [0.5375, 0.7312], "gridcolor": "#E1E5ED", "showgrid": true, "tickfont": {"color": "#4D5663"}, "title": {"font": {"color": "#4D5663"}, "text": ""}, "zerolinecolor": "#E1E5ED"}, "yaxis4": {"anchor": "x4", "domain": [0.5375, 0.7312], "gridcolor": "#E1E5ED", "showgrid": true, "tickfont": {"color": "#4D5663"}, "title": {"font": {"color": "#4D5663"}, "text": ""}, "zerolinecolor": "#E1E5ED"}, "yaxis5": {"anchor": "x5", "domain": [0.2687, 0.4625], "gridcolor": "#E1E5ED", "showgrid": true, "tickfont": {"color": "#4D5663"}, "title": {"font": {"color": "#4D5663"}, "text": ""}, "zerolinecolor": "#E1E5ED"}, "yaxis6": {"anchor": "x6", "domain": [0.2687, 0.4625], "gridcolor": "#E1E5ED", "showgrid": true, "tickfont": {"color": "#4D5663"}, "title": {"font": {"color": "#4D5663"}, "text": ""}, "zerolinecolor": "#E1E5ED"}, "yaxis7": {"anchor": "x7", "domain": [0, 0.1938], "gridcolor": "#E1E5ED", "showgrid": true, "tickfont": {"color": "#4D5663"}, "title": {"font": {"color": "#4D5663"}, "text": ""}, "zerolinecolor": "#E1E5ED"}, "yaxis8": {"anchor": "x8", "domain": [0, 0.1938], "gridcolor": "#E1E5ED", "showgrid": true, "tickfont": {"color": "#4D5663"}, "title": {"font": {"color": "#4D5663"}, "text": ""}, "zerolinecolor": "#E1E5ED"}}}
